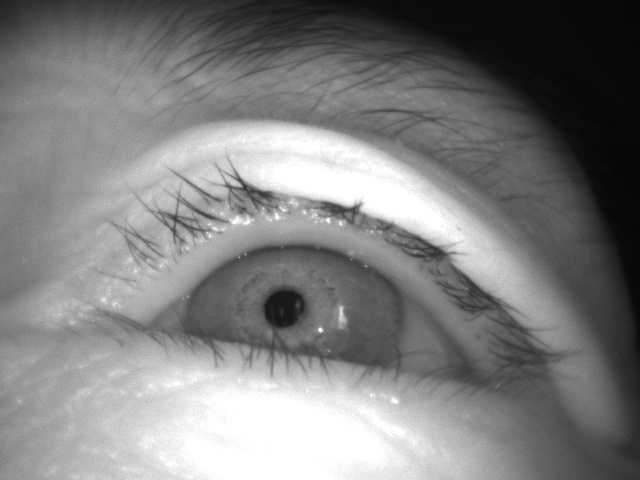
#> input picture data/inference/00008/00008_0_L_11.jpg, 640 x 480 px, given in place of 00000_3_R_04.jpg, which was not available
$ python specular_highlight_removal.py
#> lines starting #> are read from the running program, lines starting #| are printed output that depends on the picture; after the words box and inside, x2 and y2 are one past the last pixel; in counts of white or black regions, pixels touching at a corner belong together; pictures that were not available may be replaced by others from this repository, and a replacement may not be noted
#> in main, image is the input picture: shape (480, 640); min 5, max 255, mean 127.5
import cv2
import numpy as np

def specular_highlight_removal(image, threshold_value, kernel_size, inpaint_radius, inpaint_method=cv2.INPAINT_TELEA):
    """
    Detect and remove specular highlights from an iris image caused by LED reflections.

    Parameters:
    - image: Grayscale image of the eye.
    - threshold_value: Threshold value to detect bright spots.
    - kernel_size: Size of the morphological kernel.
    - inpaint_radius: Radius for inpainting the highlights.
    - inpaint_method: Method to use for inpainting (TELEA or NS).

    Returns:
    - result_img: Image with specular highlights removed and darkened.
    - mask: The mask created during thresholding.
    """
#> called with threshold_value = 230, kernel_size = 5, inpaint_radius = 10, inpaint_method = 0
    _, mask = cv2.threshold(image, threshold_value, 255, cv2.THRESH_BINARY)
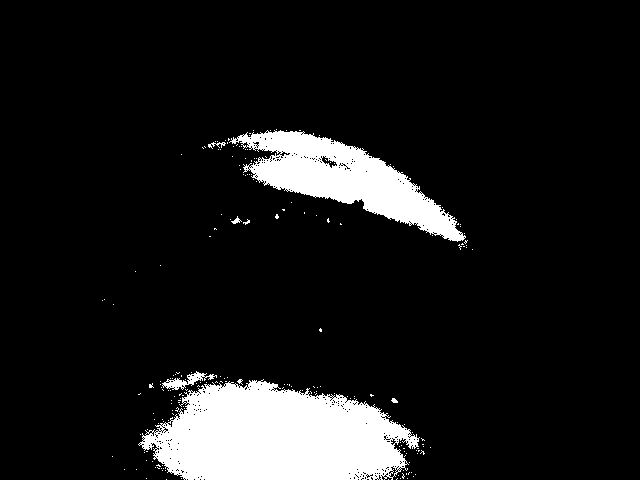
#> mask: shape (480, 640); 10.1% white; 200 white regions (194 under 20 px), largest, box (x1, y1, x2, y2) and area: (138, 379, 420, 480) 20051, (229, 130, 466, 242) 10058, (162, 371, 217, 390) 348, (208, 142, 226, 149) 51, (231, 216, 242, 224) 36, (391, 398, 398, 403) 24

    kernel = cv2.getStructuringElement(cv2.MORPH_ELLIPSE, (kernel_size, kernel_size))
    mask_opened = cv2.morphologyEx(mask, cv2.MORPH_OPEN, kernel)
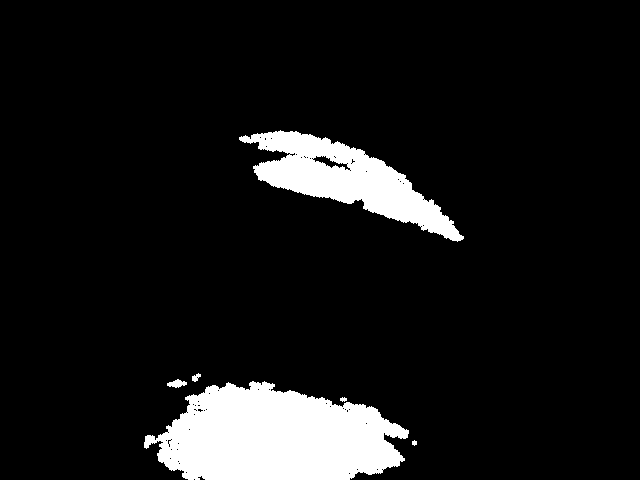
#> mask_opened: shape (480, 640); 9.2% white; 6 white regions

    contours, _ = cv2.findContours(mask_opened, cv2.RETR_EXTERNAL, cv2.CHAIN_APPROX_SIMPLE)
#> contours = 6 contours, 2 with area under 20; largest, box (x1, y1, x2, y2) and area: (144, 381, 409, 480) 18372, (239, 130, 464, 242) 9256, (167, 379, 187, 388) 86, (192, 373, 201, 382) 34

    final_mask = np.zeros_like(mask_opened)

    for cnt in contours:
        area = cv2.contourArea(cnt)
        if 20 <= area <= 3000:
            cv2.drawContours(final_mask, [cnt], -1, 255, thickness=cv2.FILLED)
#> this loop made 6 passes
#> area on passes 3 to 6: 18371.5, 86, 34.5, 9256.5
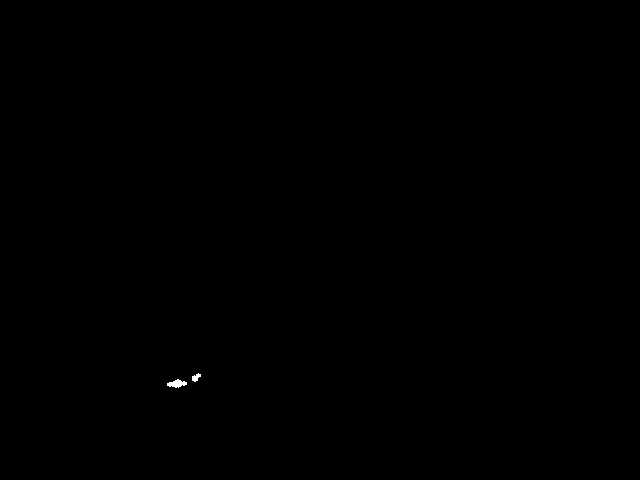
#> final_mask: shape (480, 640); 0.05% white; 2 white regions, box (x1, y1, x2, y2) and area: (167, 379, 187, 388) 108, (192, 373, 201, 382) 48

    # Expand the mask slightly more before inpainting
    expanded_mask = cv2.dilate(final_mask, kernel, iterations=3)
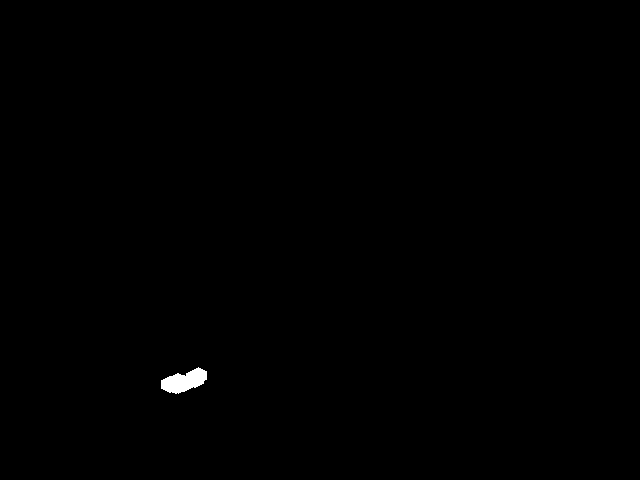
#> expanded_mask: shape (480, 640); 0.24% white; 1 white region, box (x1, y1, x2, y2) and area: (161, 367, 207, 394) 745

    # Perform inpainting with the specified method
    inpainted_img = cv2.inpaint(image, expanded_mask, inpaintRadius=inpaint_radius, flags=inpaint_method)

    # Darken the inpainted region slightly
    darkened_img = inpainted_img.copy()
    darkened_img[expanded_mask == 255] = darkened_img[expanded_mask == 255] * 0.7  # Reduce brightness by 30%
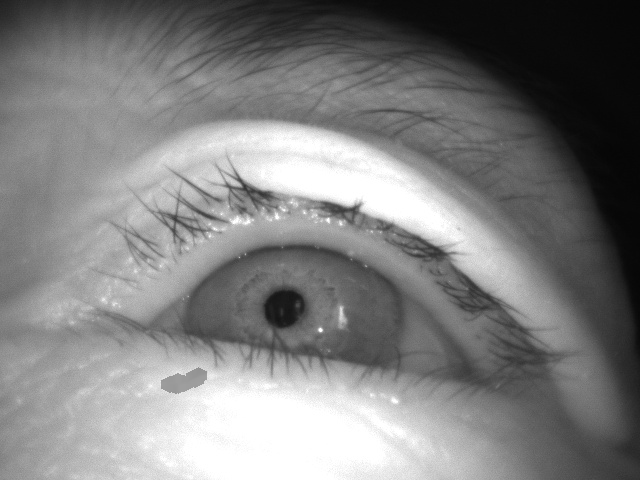
#> darkened_img: shape (480, 640); min 5, max 255, mean 127.3

    return darkened_img, expanded_mask

def main():
    input_image_path = "/home/hous/Desktop/IRIS_IDentification/00000_3_R_04.jpg"  # Replace with your image path
    output_image_path = "processed_larger_darker.jpg"  # Replace with your output image path
    output_mask_path = "mask_larger_darker.jpg"  # Replace with your output mask path

    # Load the image
    image = cv2.imread(input_image_path, cv2.IMREAD_GRAYSCALE)

    if image is not None:
        # Use the selected configuration
        threshold_value = 230
        kernel_size = 5
        inpaint_radius = 10  # Increased inpainting radius
        inpaint_method = cv2.INPAINT_NS  # Continue using the 'NS' inpainting method

        # Process the image
        result_img, mask = specular_highlight_removal(image, threshold_value, kernel_size, inpaint_radius, inpaint_method)

        # Save the processed image and mask
        cv2.imwrite(output_image_path, result_img)
        cv2.imwrite(output_mask_path, mask)

        print(f"Processed image saved to {output_image_path}")
        print(f"Mask image saved to {output_mask_path}")
    else:
        print(f"Could not load image from {input_image_path}")

if __name__ == "__main__":
    main()
